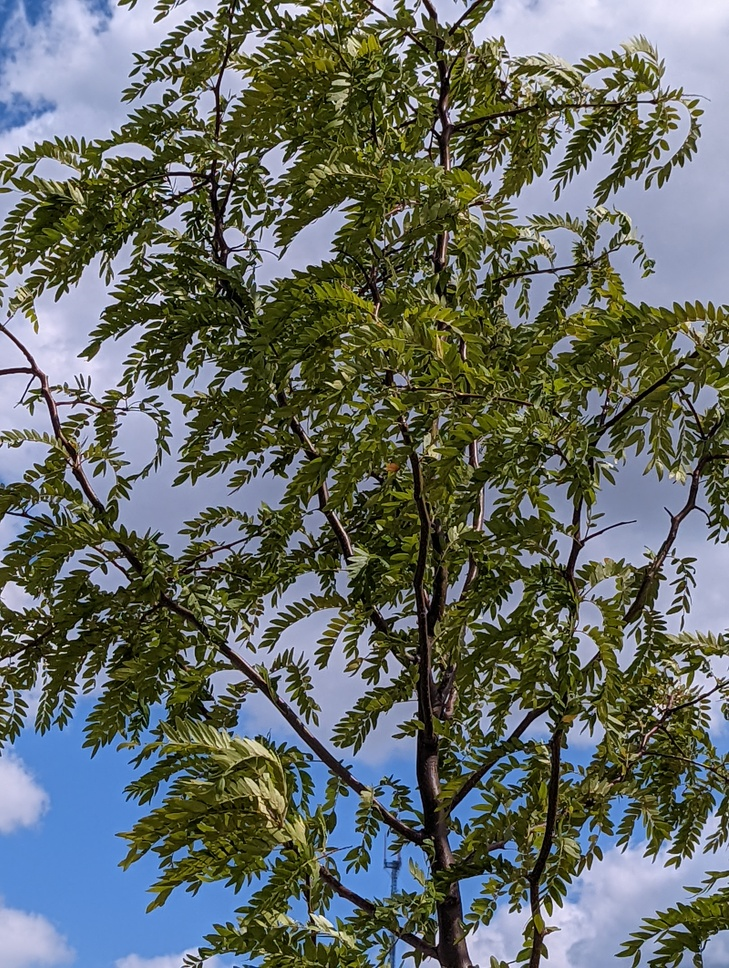
#> input picture images/1.jpg, 729 x 968 px, shrunk from 3072 x 4080 before the run; its folder holds only this picture in this run
$ python hsv_numpy.py
#> lines starting #> are read from the running program, lines starting #| are printed output that depends on the picture
import cv2
import numpy as np
import random
import os,sys
from collections import Counter
import time

def group(res_arr,size):
    for path in os.listdir("images"):
        print(path)
        t = time.time()
        base("images/"+path,res_arr, size)
        print("Image time", time.time()-t)


def base(path,res_arr,size):
    #Load in the image
#> called with path = 'images/1.jpg', size = (100, 100)
    t1 = time.time()
    im = cv2.imread(path)
#> im is the input picture: shape (968, 729, 3); mean B, G, R 100.8, 106.1, 99.7
    im = cv2.cvtColor(im, cv2.COLOR_BGR2HSV)
#> im: shape (968, 729, 3); mean H, S, V 66.4, 117.2, 121
    h,w = im.shape[:2]
#> h = 968; w = 729
    hsv_range = [180,255,255]
    div = [hsv_range[i]/res_arr[i] for i in range(len(hsv_range))]
    im = np.array(im/div,dtype="uint8")
#> im: shape (968, 729, 3); mean H, S, V 2.78, 5.07, 5.2
    #Shift neighbors
    wp,wm,hp,hm = shift(im)
#> in shift, `wp = np.roll(im,100,axis=1)`: wp: shape (968, 729, 3); mean H, S, V 2.78, 5.07, 5.2
#> in shift, `wm = np.roll(im,-100,axis=1)`: wm: shape (968, 729, 3); mean H, S, V 2.78, 5.07, 5.2
#> in shift, `hp = np.roll(im,100,axis=0)`: hp: shape (968, 729, 3); mean H, S, V 2.78, 5.07, 5.2
#> in shift, `hm = np.roll(im,-100,axis=0)`: hm: shape (968, 729, 3); mean H, S, V 2.78, 5.07, 5.2
    t2 = time.time()
    print("Set up time", t2-t1)
    #For each neighbor list convert to neighbor array
    seed_value = wp[0,0]
#> seed_value = [5, 1, 11]
    neighbors = [] #[side][color type][color value]{key:color value: value: number}
    for cvt in [wp,wm,hp,hm]:
        neighbors.append(neighbor_array(im,cvt,res_arr))
#> this loop made 4 passes
#> after the loop, neighbors = 4 items
    t3 = time.time()
    print("Neighbor time", t3-t2)
    out = grow_image_00(neighbors, size, res_arr,seed_value)
    out = np.array(out*div,dtype="uint8")
    out = cv2.cvtColor(out, cv2.COLOR_HSV2BGR)
    t4 = time.time()
    print("Grow time", t4-t3)
    cv2.imwrite("proc"+path.split("images")[1],out)
    t5 = time.time()
    print("Write time", t5-t4)


#This is going to be really slow because I don't have a good solution for natural growth
def grow_image_00(neighbors, size,hsv_range, seed_value):
#> called with size = (100, 100), seed_value = array of shape (3,)
    w,h = size
    blank = np.zeros((h+2,w+2,len(hsv_range)),dtype="uint8")
    blank[0,:] = seed_value
    blank[:,0] = seed_value
#> blank: shape (102, 102, 3); mean of channels 0, 1, 2 0.0976, 0.0195, 0.215
    audit = []
    for clr in range(len(hsv_range)):
        for i in range(1,h+1):
            for j in range(1,w+1):
                wp = blank[i,j+1,clr]
                wm = blank[i,j-1,clr]
                hp = blank[i+1,j,clr]
                hm = blank[i-1,j,clr]
                target = np.zeros((5,hsv_range[clr]+1))
                best_hit = 0
                for x in range(hsv_range[clr]+1):
                    vals = np.array([neighbors[0][clr][wp][x],neighbors[1][clr][wm][x],neighbors[2][clr][hp][x],neighbors[3][clr][hm][x]])
                    count = np.count_nonzero(vals)
                    target[count,x]+=np.sum(vals)
                    if count>best_hit:
                        best_hit=count
                audit.append(best_hit)
                blank[i,j,clr]=random.choices(list(range(hsv_range[clr]+1)), weights=target[best_hit])[0]
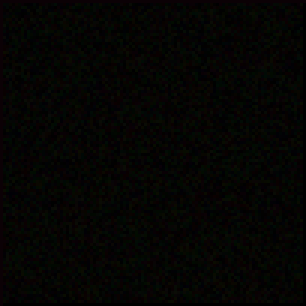
#> blank: shape (102, 102, 3) (shown 3 times larger); mean of channels 0, 1, 2 2.72, 4.72, 4.94; drawn as B, G, R
#> after the loop, audit = 30000 items
    blank = blank[1:h+1,1:w+1]
#> blank: shape (100, 100, 3)
    return blank


def neighbor_array(im,cvt,hsv_range):
    n_arr = [] #[color type][color value][n_value]=count
    for clr in range(len(hsv_range)):
        i_clr = im[:,:,clr]
        cvt_clr = cvt[:,:,clr]
        n_list = np.zeros((hsv_range[clr]+1, hsv_range[clr]+1))
        #This step is now less expensive
        for i in range(hsv_range[clr]+1):
            val, cnt = np.unique(cvt_clr[i_clr==i], return_counts=True)
            for x in range(len(val)):
                n_list[i][val]=cnt
        n_arr.append(n_list)
    return n_arr


def shift(im):
    wp = np.roll(im,100,axis=1)
    wm = np.roll(im,-100,axis=1)
    hp = np.roll(im,100,axis=0)
    hm = np.roll(im,-100,axis=0)
    return wp,wm,hp,hm


t = time.time()
group([9,12,12],(100,100)) #8 seconds per image
#> in base, `out = np.array(out*div,dtype="uint8")`:
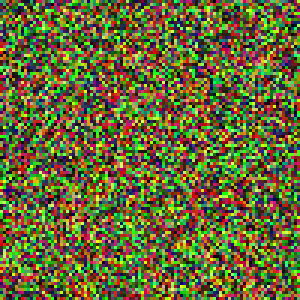
#> out: shape (100, 100, 3) (shown 3 times larger); mean of channels 0, 1, 2 54.6, 103.5, 104.1; drawn as B, G, R
#> in base, `out = cv2.cvtColor(out, cv2.COLOR_HSV2BGR)`:
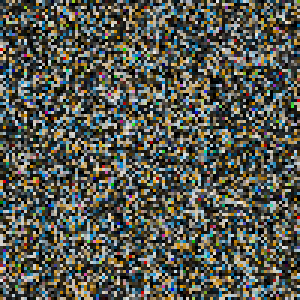
#> out: shape (100, 100, 3) (shown 3 times larger); mean B, G, R 79, 88.4, 86.1
#group([36,50,50],(100,100)) #20 seconds per image
#group([9,12,12],(250,250)) # 22 seconds per image
#group([180,255,255],(50,50)) # 60 seconds per image
print("Total time",time.time()-t)

$ run again, on images/13.jpg
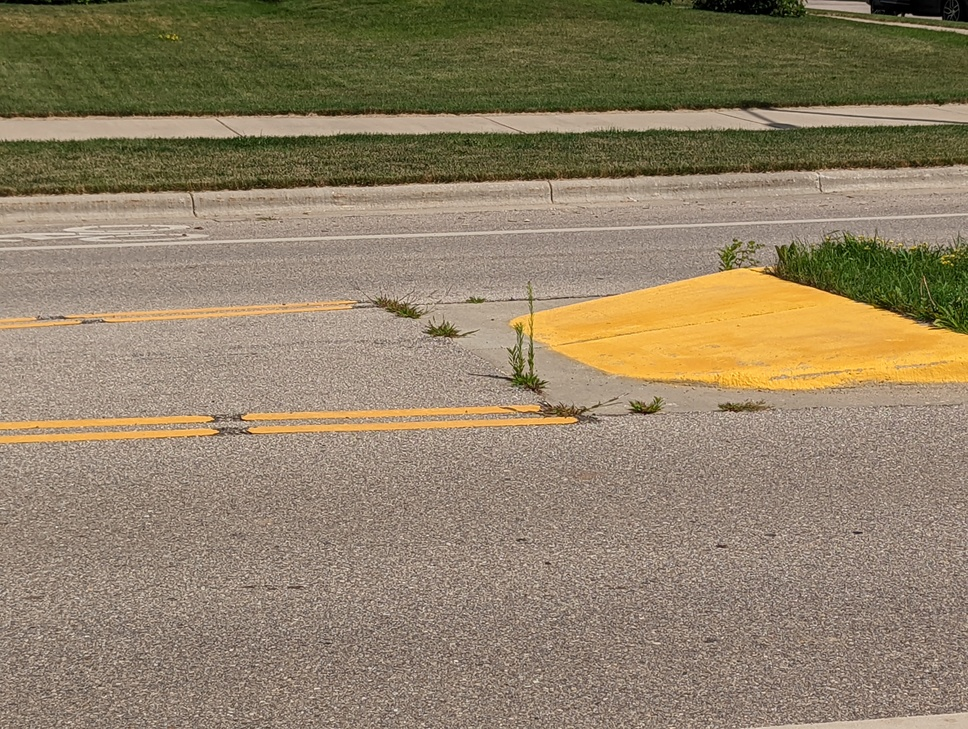
#> input picture images/13.jpg, 968 x 729 px, shrunk from 4080 x 3072 before the run
#> in base, im is the input picture: shape (729, 968, 3); mean B, G, R 102.5, 128.2, 143.3
#> wp: shape (729, 968, 3); mean H, S, V 0.261, 3.25, 6.3
#> wm: shape (729, 968, 3); mean H, S, V 0.261, 3.25, 6.3
#> hp: shape (729, 968, 3); mean H, S, V 0.261, 3.25, 6.3
#> hm: shape (729, 968, 3); mean H, S, V 0.261, 3.25, 6.3
#> seed_value = [0, 1, 2]
#> the loop in base, `for cvt in [wp,wm,hp,hm]:` made 4 passes
#> after the loop in base, `for cvt in [wp,wm,hp,hm]:`: neighbors = 4 items
#> after the loop in grow_image_00, `for clr in range(len(hsv_range)):`: audit = 30000 items
#> in base, `out = np.array(out*div,dtype="uint8")`:
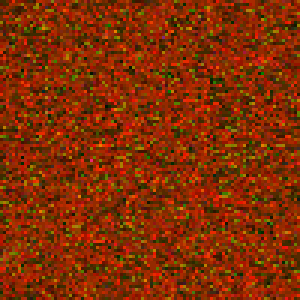
#> out: shape (100, 100, 3) (shown 3 times larger); mean of channels 0, 1, 2 2.8, 46.1, 131.4; drawn as B, G, R
#> in base, `out = cv2.cvtColor(out, cv2.COLOR_HSV2BGR)`:
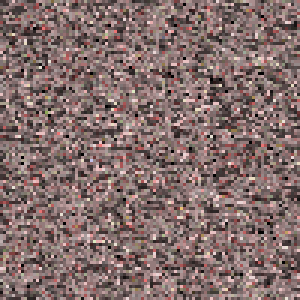
#> out: shape (100, 100, 3) (shown 3 times larger); mean B, G, R 107.3, 109.4, 131.3

$ run again, on images/7.jpg
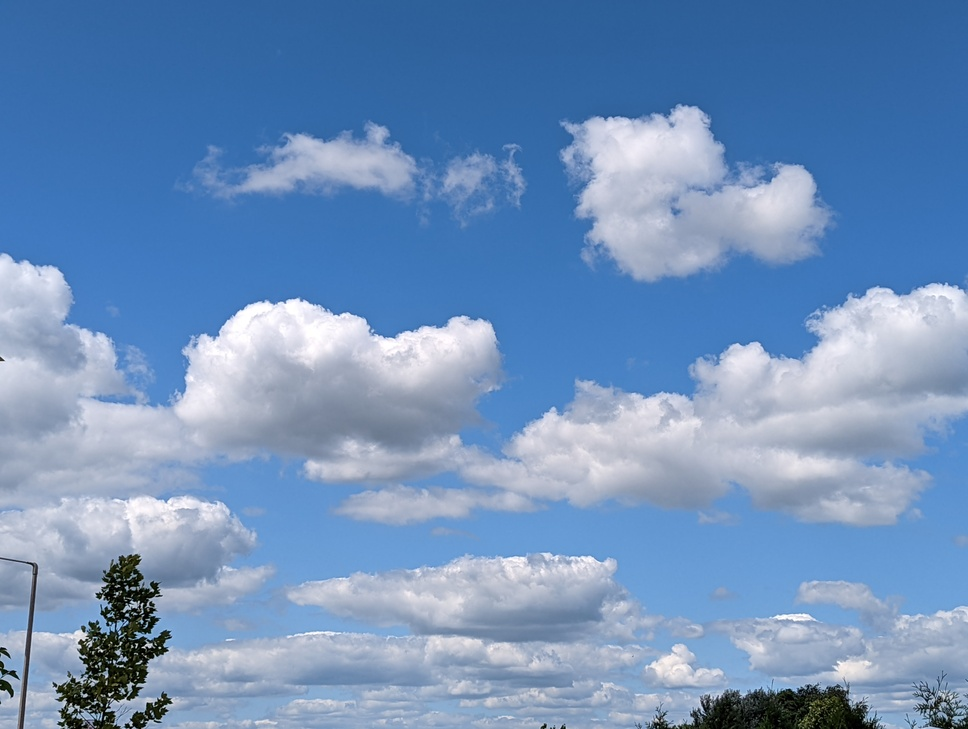
#> input picture images/7.jpg, 968 x 729 px, shrunk from 4080 x 3072 before the run
#> in base, im is the input picture: shape (729, 968, 3); mean B, G, R 187.3, 145.4, 112.4
#> wp: shape (729, 968, 3); mean H, S, V 4.98, 4.6, 8.32
#> wm: shape (729, 968, 3); mean H, S, V 4.98, 4.6, 8.32
#> hp: shape (729, 968, 3); mean H, S, V 4.98, 4.6, 8.32
#> hm: shape (729, 968, 3); mean H, S, V 4.98, 4.6, 8.32
#> seed_value = [5, 8, 7]
#> the loop in base, `for cvt in [wp,wm,hp,hm]:` made 4 passes
#> after the loop in base, `for cvt in [wp,wm,hp,hm]:`: neighbors = 4 items
#> after the loop in grow_image_00, `for clr in range(len(hsv_range)):`: audit = 30000 items
#> in base, `out = np.array(out*div,dtype="uint8")`:
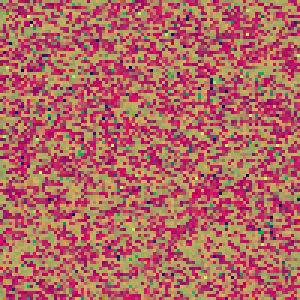
#> out: shape (100, 100, 3) (shown 3 times larger); mean of channels 0, 1, 2 99.2, 102.7, 177.4; drawn as B, G, R
#> in base, `out = cv2.cvtColor(out, cv2.COLOR_HSV2BGR)`:
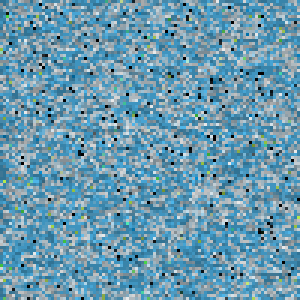
#> out: shape (100, 100, 3) (shown 3 times larger); mean B, G, R 176.4, 153.7, 106.2

$ run again, on images/8.jpg
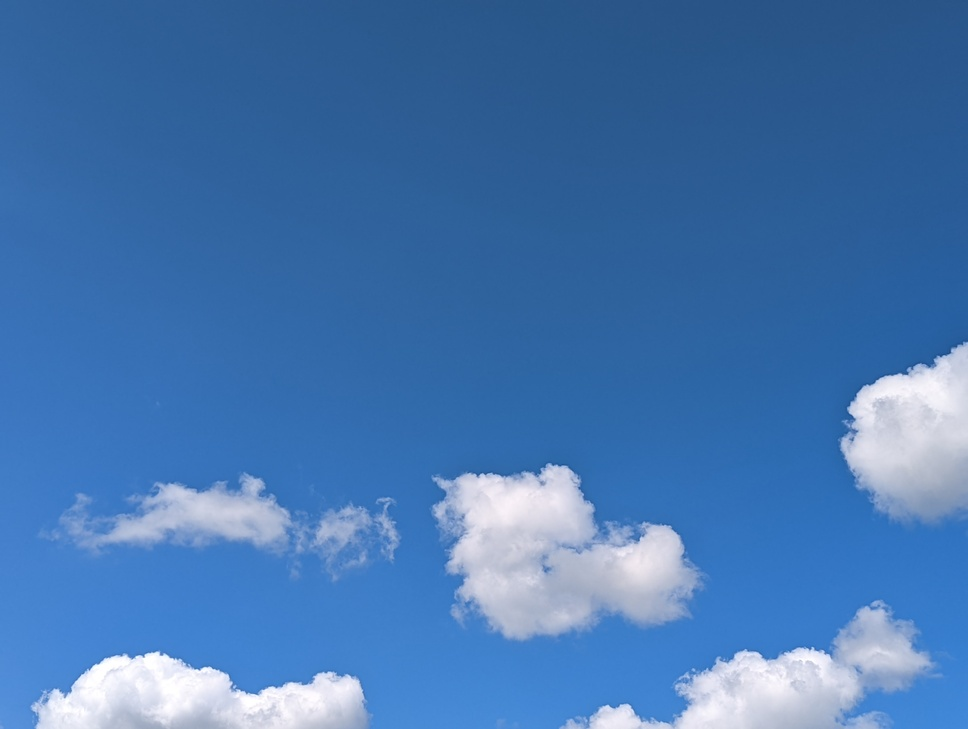
#> input picture images/8.jpg, 968 x 729 px, shrunk from 4080 x 3072 before the run
#> in base, im is the input picture: shape (729, 968, 3); mean B, G, R 176.7, 118.5, 69.9
#> wp: shape (729, 968, 3); mean H, S, V 5.03, 7.04, 7.81
#> wm: shape (729, 968, 3); mean H, S, V 5.03, 7.04, 7.81
#> hp: shape (729, 968, 3); mean H, S, V 5.03, 7.04, 7.81
#> hm: shape (729, 968, 3); mean H, S, V 5.03, 7.04, 7.81
#> seed_value = [5, 8, 6]
#> the loop in base, `for cvt in [wp,wm,hp,hm]:` made 4 passes
#> after the loop in base, `for cvt in [wp,wm,hp,hm]:`: neighbors = 4 items
#> after the loop in grow_image_00, `for clr in range(len(hsv_range)):`: audit = 30000 items
#> in base, `out = np.array(out*div,dtype="uint8")`:
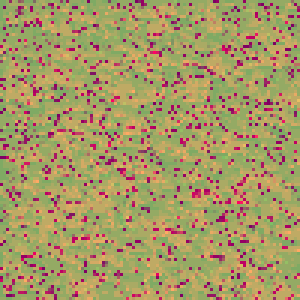
#> out: shape (100, 100, 3) (shown 3 times larger); mean of channels 0, 1, 2 100, 152.6, 167; drawn as B, G, R
#> in base, `out = cv2.cvtColor(out, cv2.COLOR_HSV2BGR)`:
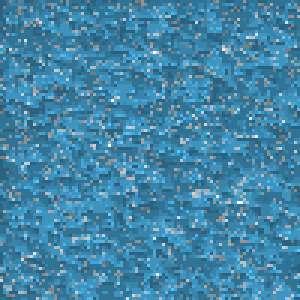
#> out: shape (100, 100, 3) (shown 3 times larger); mean B, G, R 167, 133.4, 66.6
